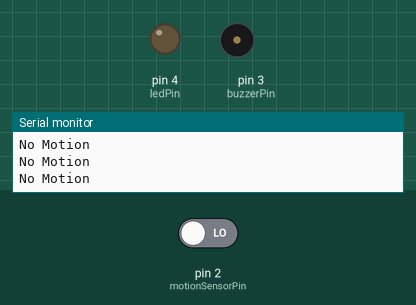
Simulated run of this sketch. Board: Arduino Uno, built with avr-gcc and run on an emulated ATmega328P. Parts: output pins drawn as LEDs (lit = HIGH), buzzer (waves = sounding), the last lines printed to the serial monitor. Inputs (shaded band) come from the test bench; at power-on: pin 2 (motionSensorPin) LOW. Pins used as bus, display or sensor lines are not drawn.

Above: at 1.2 s.
1.3 s: pin 2 (motionSensorPin) driven HIGH
At 1.9 s:
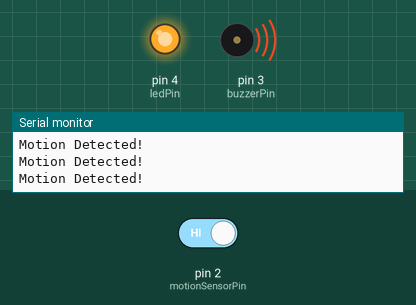
2.8 s: pin 2 (motionSensorPin) driven LOW
At 3.1 s:
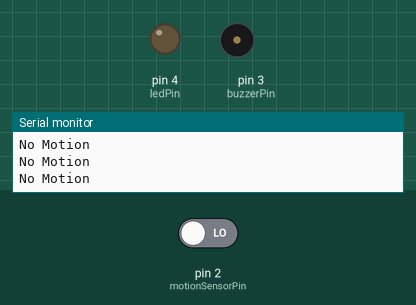
Timing chart, 0 to 5.8 s (numbered marks = the images above; inputs shaded):
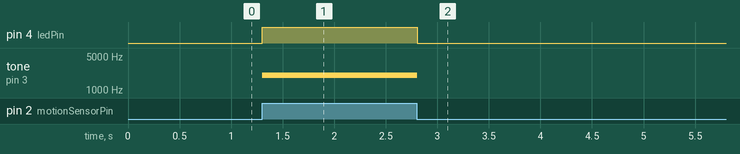

Measured:
- after the input at 1.3 s, pin 4 (ledPin): LOW → HIGH at once; tone on pin 3 (buzzerPin): silent → 2000 Hz at once
- after the input at 2.8 s, pin 4 (ledPin): HIGH → LOW at once; tone on pin 3 (buzzerPin): 2000 Hz → silent at once

The sketch:

intruder_detection.ino
```cpp
int motionSensorPin = 2;
int buzzerPin = 3;
int ledPin = 4;
int motiondetectedfreq = 2000;


void setup() {

  pinMode(motionSensorPin, INPUT);

  pinMode(buzzerPin, OUTPUT);
  pinMode(ledPin, OUTPUT);


  Serial.begin(9600);
}

void loop() {

  int motionState = digitalRead(motionSensorPin);


  if (motionState == HIGH) {

    tone(buzzerPin, motiondetectedfreq);
    digitalWrite(buzzerPin, HIGH);
    digitalWrite(ledPin, HIGH);
    Serial.println("Motion Detected!");
  }

  else {

    noTone(buzzerPin);
    digitalWrite(buzzerPin, LOW);
    digitalWrite(ledPin, LOW);
    Serial.println("No Motion");
  }


  delay(100);
}
```
